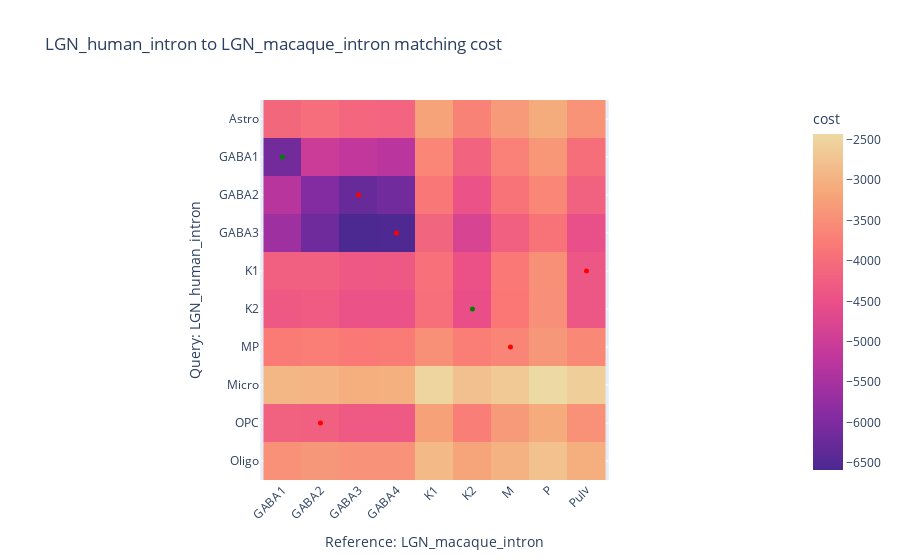

Notebook cell for this chart:
### Markdown cell above
Use the below codeblock to test out certain parameters (or think how you could automate a grid-like parameter-search) to determine which choice might yield the best results (and why that may be the case?).

### Code cell
# query / reference dataset choice
q_id = 'LGN_human_intron'
ref_id = 'LGN_macaque_intron'

q_ds = sc.read_h5ad(f'../data/{q_id}.h5ad')
ref_ds = sc.read_h5ad(f'../data/{ref_id}.h5ad')

# the parameters to tune
rcm = RefCM(target_sum=1e6, discovery_threshold=0.5)

# evaluation / display
m = rcm.annotate(q_ds, q_id, ref_ds, ref_id, DSS[q_id], DSS[ref_id])
m.eval(DSS[q_id])
m.display_matching_costs(DSS[q_id])

### Figure 1 — Plotly figure (JSON) as saved in the notebook; plotly's stock layout.template omitted (floating-point values rounded to 4 significant figures)
{"data": [{"coloraxis": "coloraxis", "hovertemplate": "Reference: LGN_macaque_intron: %{x}<br>Query: LGN_human_intron: %{y}<br>cost: %{z}<extra></extra>", "name": "0", "type": "heatmap", "x": ["GABA1", "GABA2", "GABA3", "GABA4", "K1", "K2", "M", "P", "Pulv"], "xaxis": "x", "y": ["Astro", "GABA1", "GABA2", "GABA3", "K1", "K2", "MP", "Micro", "OPC", "Oligo"], "yaxis": "y", "z": [[-4098.0, -3989.0, -4124.0, -4149.0, -3207.0, -3675.0, -3333.0, -3071.0, -3430.0], [-6128.0, -5037.0, -5166.0, -5269.0, -3622.0, -4171.0, -3687.0, -3389.0, -3986.0], [-5304.0, -5943.0, -6275.0, -6143.0, -3833.0, -4458.0, -3898.0, -3614.0, -4185.0], [-5610.0, -6176.0, -6588.0, -6553.0, -4140.0, -4822.0, -4217.0, -3907.0, -4518.0], [-4224.0, -4223.0, -4362.0, -4335.0, -3957.0, -4478.0, -3808.0, -3477.0, -4379.0], [-4336.0, -4307.0, -4465.0, -4457.0, -3959.0, -4525.0, -3828.0, -3495.0, -4374.0], [-3771.0, -3747.0, -3807.0, -3784.0, -3478.0, -3746.0, -3632.0, -3370.0, -3592.0], [-2911.0, -2960.0, -3052.0, -3014.0, -2492.0, -2782.0, -2656.0, -2427.0, -2591.0], [-4206.0, -4217.0, -4318.0, -4329.0, -3230.0, -3727.0, -3326.0, -3092.0, -3454.0], [-3454.0, -3373.0, -3448.0, -3449.0, -2879.0, -3191.0, -2998.0, -2775.0, -3029.0]]}, {"hovertemplate": "%{y} -> %{x}", "marker": {"color": ["green", "red", "red", "red", "green", "red", "red"], "size": 5}, "mode": "markers", "name": "", "type": "scatter", "x": ["GABA1", "GABA3", "GABA4", "Pulv", "K2", "M", "GABA2"], "y": ["GABA1", "GABA2", "GABA3", "K1", "K2", "MP", "OPC"]}], "layout": {"coloraxis": {"colorbar": {"title": {"text": "cost"}}, "colorscale": [[0, "rgb(75, 41, 145)"], [0.1667, "rgb(135, 44, 162)"], [0.3333, "rgb(192, 54, 157)"], [0.5, "rgb(234, 79, 136)"], [0.6667, "rgb(250, 120, 118)"], [0.8333, "rgb(246, 169, 122)"], [1, "rgb(237, 217, 163)"]]}, "title": {"text": "LGN_human_intron to LGN_macaque_intron matching cost"}, "xaxis": {"anchor": "y", "constrain": "domain", "domain": [0, 1], "scaleanchor": "y", "tickangle": -45, "title": {"text": "Reference: LGN_macaque_intron"}}, "yaxis": {"anchor": "x", "autorange": "reversed", "constrain": "domain", "domain": [0, 1], "title": {"text": "Query: LGN_human_intron"}}}}
